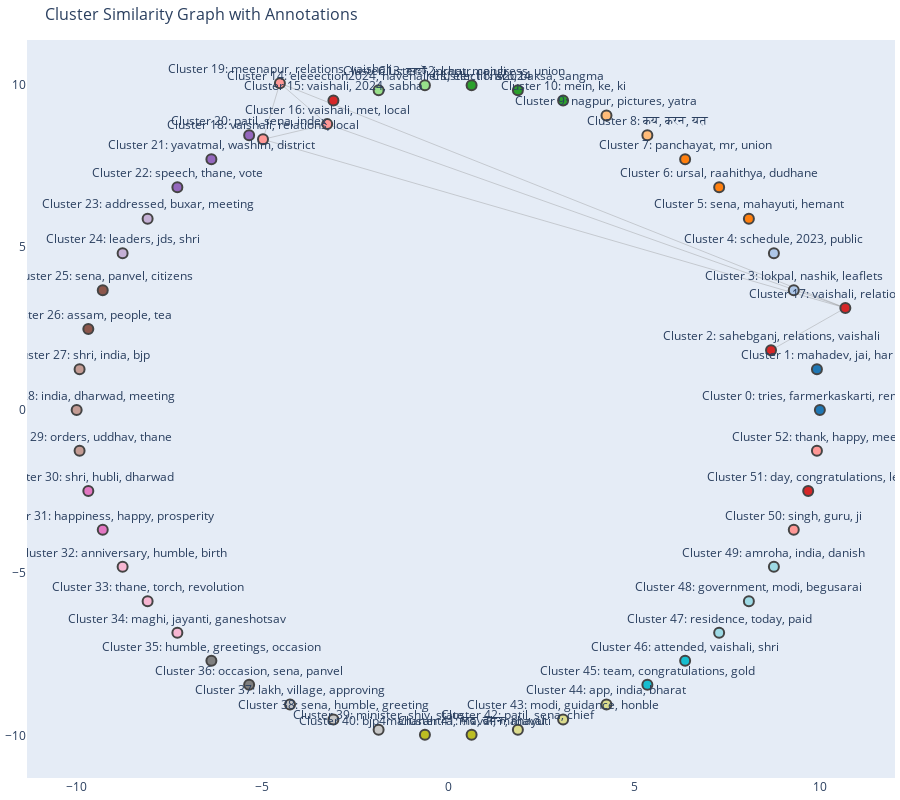

Source (notebook cell):
### Code cell
visualize_clusters_with_communities(reduced_embeddings, cluster_labels, top_words, 0.99)

### Figure 1 — Plotly figure (JSON) as saved in the notebook; plotly's stock layout.template omitted (floating-point values rounded to 4 significant figures)
{"data": [{"hoverinfo": "none", "line": {"color": "rgba(136, 136, 136, 0.7)", "width": 0.5}, "mode": "lines", "type": "scatter", "x": [8.686, 10.69, null, -3.258, 10.69, null, -3.258, -4.985, null, -3.258, -4.53, null, 10.69, -4.985, null, 10.69, -4.53, null, -4.985, -4.53, null], "y": [1.838, 3.136, null, 8.784, 3.136, null, 8.784, 8.317, null, 8.784, 10.04, null, 3.136, 8.317, null, 3.136, 10.04, null, 8.317, 10.04, null]}, {"hoverinfo": "text", "marker": {"color": ["#1f77b4", "#1f77b4", "#d62728", "#aec7e8", "#aec7e8", "#ff7f0e", "#ff7f0e", "#ff7f0e", "#ffbb78", "#ffbb78", "#2ca02c", "#2ca02c", "#2ca02c", "#98df8a", "#98df8a", "#d62728", "#ff9896", "#d62728", "#ff9896", "#ff9896", "#9467bd", "#9467bd", "#9467bd", "#c5b0d5", "#c5b0d5", "#8c564b", "#8c564b", "#c49c94", "#c49c94", "#c49c94", "#e377c2", "#e377c2", "#f7b6d2", "#f7b6d2", "#f7b6d2", "#7f7f7f", "#7f7f7f", "#c7c7c7", "#c7c7c7", "#c7c7c7", "#bcbd22", "#bcbd22", "#dbdb8d", "#dbdb8d", "#dbdb8d", "#17becf", "#17becf", "#9edae5", "#9edae5", "#9edae5", "#ff9896", "#d62728", "#ff9896"], "line": {"width": 2}, "showscale": false, "size": 10}, "mode": "markers+text", "text": ["Cluster 0:\ntries, farmerkaskarti, remember", "Cluster 1:\nmahadev, jai, har", "Cluster 2:\nsahebganj, relations, vaishali", "Cluster 3:\nlokpal, nashik, leaflets", "Cluster 4:\nschedule, 2023, public", "Cluster 5:\nsena, mahayuti, hemant", "Cluster 6:\nursal, raahithya, dudhane", "Cluster 7:\npanchayat, mr, union", "Cluster 8:\nकय, करन, यत", "Cluster 9:\nnagpur, pictures, yatra", "Cluster 10:\nmein, ke, ki", "Cluster 11:\naro, baksa, sangma", "Cluster 12:\nkarur, congress, union", "Cluster 13:\nযৰহট, jorhat, majuli", "Cluster 14:\neleeection2024, havenallers, elections2024", "Cluster 15:\nvaishali, 2024, sabha", "Cluster 16:\nvaishali, met, local", "Cluster 17:\nvaishali, relations, local", "Cluster 18:\nvaishali, relations, local", "Cluster 19:\nmeenapur, relations, vaishali", "Cluster 20:\npatil, sena, index", "Cluster 21:\nyavatmal, washim, district", "Cluster 22:\nspeech, thane, vote", "Cluster 23:\naddressed, buxar, meeting", "Cluster 24:\nleaders, jds, shri", "Cluster 25:\nsena, panvel, citizens", "Cluster 26:\nassam, people, tea", "Cluster 27:\nshri, india, bjp", "Cluster 28:\nindia, dharwad, meeting", "Cluster 29:\norders, uddhav, thane", "Cluster 30:\nshri, hubli, dharwad", "Cluster 31:\nhappiness, happy, prosperity", "Cluster 32:\nanniversary, humble, birth", "Cluster 33:\nthane, torch, revolution", "Cluster 34:\nmaghi, jayanti, ganeshotsav", "Cluster 35:\nhumble, greetings, occasion", "Cluster 36:\noccasion, sena, panvel", "Cluster 37:\nlakh, village, approving", "Cluster 38:\nsena, humble, greeting", "Cluster 39:\nminister, shiv, state", "Cluster 40:\nbjp4maharahtra, maval, mahayuti", "Cluster 41:\nसद, वसन, maval", "Cluster 42:\npatil, sena, chief", "Cluster 43:\nmodi, guidance, honble", "Cluster 44:\napp, india, bharat", "Cluster 45:\nteam, congratulations, gold", "Cluster 46:\nattended, vaishali, shri", "Cluster 47:\nresidence, today, paid", "Cluster 48:\ngovernment, modi, begusarai", "Cluster 49:\namroha, india, danish", "Cluster 50:\nsingh, guru, ji", "Cluster 51:\nday, congratulations, lets", "Cluster 52:\nthank, happy, meet"], "textposition": "top center", "type": "scatter", "x": [10, 9.921, 8.686, 9.298, 8.763, 8.09, 7.29, 6.374, 5.358, 4.258, 3.09, 1.874, 0.6279, -0.6279, -1.874, -3.09, -3.258, 10.69, -4.985, -4.53, -5.358, -6.374, -7.29, -8.09, -8.763, -9.298, -9.686, -9.921, -10, -9.921, -9.686, -9.298, -8.763, -8.09, -7.29, -6.374, -5.358, -4.258, -3.09, -1.874, -0.6279, 0.6279, 1.874, 3.09, 4.258, 5.358, 6.374, 7.29, 8.09, 8.763, 9.298, 9.686, 9.921], "y": [0, 1.253, 1.838, 3.681, 4.818, 5.878, 6.845, 7.705, 8.443, 9.048, 9.511, 9.823, 9.98, 9.98, 9.823, 9.511, 8.784, 3.136, 8.317, 10.04, 8.443, 7.705, 6.845, 5.878, 4.818, 3.681, 2.487, 1.253, -3.216e-15, -1.253, -2.487, -3.681, -4.818, -5.878, -6.845, -7.705, -8.443, -9.048, -9.511, -9.823, -9.98, -9.98, -9.823, -9.511, -9.048, -8.443, -7.705, -6.845, -5.878, -4.818, -3.681, -2.487, -1.253]}], "layout": {"annotations": [{"showarrow": false, "text": "", "xref": "paper", "yref": "paper"}], "height": 800, "hovermode": "closest", "margin": {"b": 20, "l": 5, "r": 5, "t": 40}, "showlegend": false, "title": {"font": {"size": 16}, "text": "Cluster Similarity Graph with Annotations"}, "xaxis": {"showgrid": false, "zeroline": false}, "yaxis": {"showgrid": false, "zeroline": false}}}
